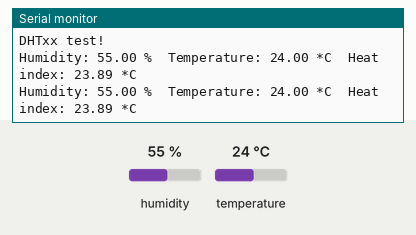
Simulated run of this sketch. Board: Arduino Uno, built with avr-gcc and run on an emulated ATmega328P. Parts: the last lines printed to the serial monitor. Wiring (inferred from the names in the program): DHT11 sensor: data pin 2. The test bench sets the inputs (shaded band); at power-on: humidity 55 %, temperature 24 °C.

Above: at 5.3 s.
5.4 s: humidity set to 22 %
At 7.9 s:
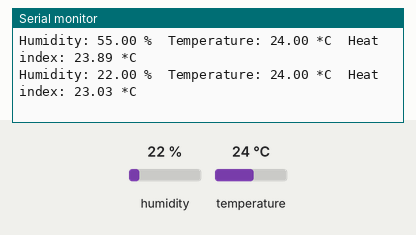
8.8 s: temperature set to 12 °C
At 9.9 s:
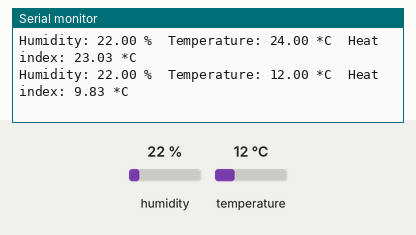
12.2 s: humidity set to 40 %
At 14.0 s:
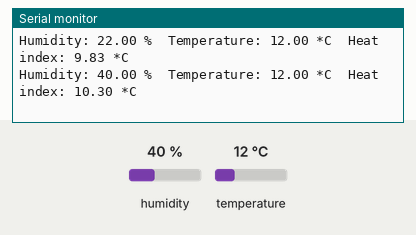
Timing chart, 0 to 15.5 s (numbered marks = the images above; inputs shaded):
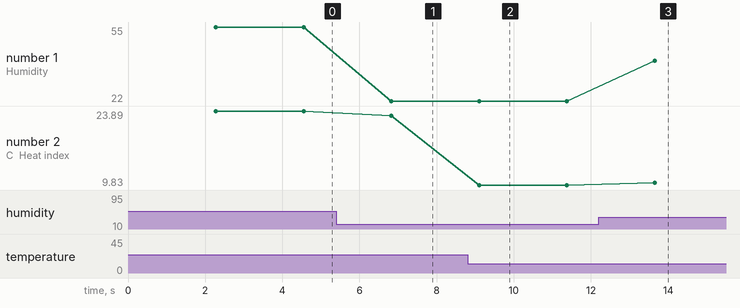

The sketch:

DHTtester.ino
```cpp
// Example testing sketch for various DHT humidity/temperature sensors
// Written by ladyada, public domain

#include "DHT.h"

#define DHTPIN 2     // what digital pin we're connected to

// Uncomment whatever type you're using!
#define DHTTYPE DHT11   // DHT 11
//#define DHTTYPE DHT22   // DHT 22  (AM2302), AM2321
//#define DHTTYPE DHT21   // DHT 21 (AM2301)

// Connect pin 1 (on the left) of the sensor to +5V
// NOTE: If using a board with 3.3V logic like an Arduino Due connect pin 1
// to 3.3V instead of 5V!
// Connect pin 2 of the sensor to whatever your DHTPIN is
// Connect pin 4 (on the right) of the sensor to GROUND
// Connect a 10K resistor from pin 2 (data) to pin 1 (power) of the sensor

// Initialize DHT sensor.
// Note that older versions of this library took an optional third parameter to
// tweak the timings for faster processors.  This parameter is no longer needed
// as the current DHT reading algorithm adjusts itself to work on faster procs.
DHT dht(DHTPIN, DHTTYPE);

void setup() {
  Serial.begin(9600);
  Serial.println("DHTxx test!");

  dht.begin();
}

void loop() {
  // Wait a few seconds between measurements.
  delay(2000);

  // Reading temperature or humidity takes about 250 milliseconds!
  // Sensor readings may also be up to 2 seconds 'old' (its a very slow sensor)
  float h = dht.readHumidity();
  // Read temperature as Celsius (the default)
  float t = dht.readTemperature();
  // Read temperature as Fahrenheit (isFahrenheit = true)
  float f = dht.readTemperature(true);

  // Check if any reads failed and exit early (to try again).
  if (isnan(h) || isnan(t) || isnan(f)) {
    Serial.println("Failed to read from DHT sensor!");
    return;
  }

  // Compute heat index in Fahrenheit (the default)
  float hif = dht.computeHeatIndex(f, h);
  // Compute heat index in Celsius (isFahreheit = false)
  float hic = dht.computeHeatIndex(t, h, false);

  Serial.print("Humidity: ");
  Serial.print(h);
  Serial.print(" %\t");
  Serial.print("Temperature: ");
  Serial.print(t);
  Serial.print(" *C\t");
//  Serial.print(f);
 // Serial.print(" *F\t");
  // Serial.print(" \t");
  Serial.print("Heat index: ");
  Serial.print(hic);
  Serial.println(" *C ");
  //Serial.print(hif);
 // Serial.println(" *F");
}
```

Measured:
- after the input at 5.4 s, the serial monitor: prints a new line after 1.4 s (image 1)
- after the input at 8.8 s, the serial monitor: prints a new line after 0.30 s (image 2)
- after the input at 12.2 s, the serial monitor: prints a new line after 1.5 s (image 3)
- plotted number 1: 55 → 22 after the input at 5.4 s, 22 → 40 after the input at 12.2 s
- plotted number 2: 23.89 → 23.03 after the input at 5.4 s, 23.03 → 9.83 after the input at 8.8 s, 9.83 → 10.3 after the input at 12.2 s
